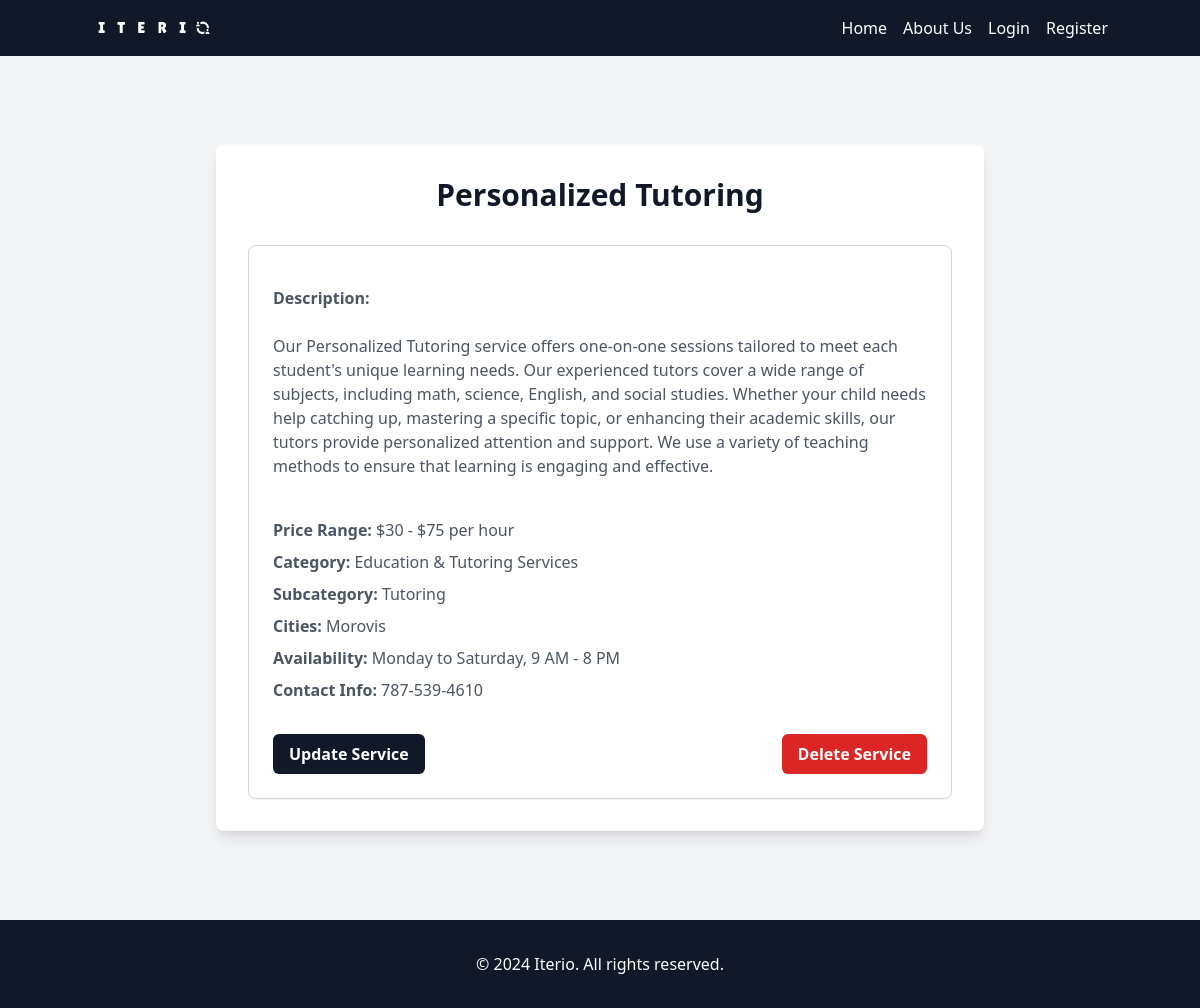
The page /service/48/ on the database its author committed.
### iterio_app/models.py (models this page shows, shortened)
class Service(models.Model):
    name = models.CharField(max_length=100)
    description = models.TextField()
    price_range = models.CharField(max_length=100, blank=True)
    category = models.ForeignKey(Category, on_delete=models.CASCADE, related_name='services', default=11)
    subcategory = models.ForeignKey(SubCategory, on_delete=models.CASCADE, related_name='services')
    cities = models.ManyToManyField(City, related_name='services')
    picture = models.ImageField(upload_to='service_pictures', blank=True, null=True)
    availability = models.TextField(blank=True)
    contact_info = models.TextField(blank=True)

class Category(models.Model):
    name = models.CharField(max_length=100)
    img_path = models.CharField(max_length=120, blank=True)
    details = models.CharField(max_length=120, blank=True)
    redirect = models.CharField(max_length=120, blank=True)
    class Meta:
        verbose_name_plural = 'Categories'

class SubCategory(models.Model):
    name = models.CharField(max_length=100)
    category = models.ForeignKey(Category, on_delete=models.CASCADE, related_name='subcategories')
    class Meta:
        verbose_name_plural = 'Sub-categories'

class City(models.Model):
    name = models.CharField(max_length=100, unique=True)

### iterio_app/views.py (the view)
# urls.py: path('service/<int:pk>/', views.service_detail, name='service_detail'),
def service_detail(request, pk):
    service = get_object_or_404(Service, pk=pk)
    return render(request, 'iterio_app/service_detail.html', {'service': service})

### iterio_app/templates/iterio_app/service_detail.html (shortened to what this page needs)
{% extends 'main.html' %}
{% load static %}
{% load static tailwind_tags %}
{% block content %}
<div class="bg-gray-100 min-h-screen flex items-center justify-center py-12">
    <div class="max-w-3xl w-full bg-white p-8 rounded-lg shadow-lg">
        <h1 class="text-3xl font-bold text-gray-900 mb-8 text-center">{{ service.name }}</h1>
        <div class="space-y-6">
            <div class="border border-gray-300 p-6 rounded-lg shadow-sm">
                <div class="mt-4">
                    <div class="text-gray-600"><strong>Description:</strong> {{ service.description|safe }}</div>
                    <p class="text-gray-600 mt-4"><strong>Price Range:</strong> {{ service.price_range }}</p>
                    <p class="text-gray-600 mt-2"><strong>Category:</strong> {{ service.category.name }}</p>
                    <p class="text-gray-600 mt-2"><strong>Subcategory:</strong> {{ service.subcategory.name }}</p>
                    <p class="text-gray-600 mt-2"><strong>Cities:</strong> {% for city in service.cities.all %}{{ city.name }}{% if not forloop.last %}, {% endif %}{% endfor %}</p>
                    <p class="text-gray-600 mt-2"><strong>Availability:</strong> {{ service.availability }}</p>
                    <p class="text-gray-600 mt-2"><strong>Contact Info:</strong> {{ service.contact_info }}</p>
                </div>
                <div class="mt-8 flex justify-between">
                    <a href="{% url 'update_service' service.id %}" class="py-2 px-4 bg-gray-900 text-white font-semibold rounded-md shadow-sm hover:bg-blue-800 focus:outline-none focus:ring-2 focus:ring-offset-2 focus:ring-blue-500">Update Service</a>
                    <a href="{% url 'delete_service' service.id %}" class="py-2 px-4 bg-red-600 text-white font-semibold rounded-md shadow-sm hover:bg-red-800 focus:outline-none focus:ring-2 focus:ring-offset-2 focus:ring-red-500">Delete Service</a>
                </div>
            </div>
        </div>
    </div>
</div>
{% endblock %}

### templates/main.html (style rules this page uses)
html, body { height: 100%; }
body { display: flex; flex-direction: column; }

### rows shown on the page
Service: name "Personalized Tutoring", description "Our Personalized Tutoring service offers one-on-one sessions tailored to meet each student's unique learning needs. Our experienced tutors cover a wide range of subjects, including math, science, English, and social studies. Whether your child needs help catching up, mastering a specific topic, or enhancing their academic skills, our tutors provide personalized attention and support. We use a variety of teaching methods to ensure that learning is engaging and effective.", price_range "$30 - $75 per hour", category.name "Education & Tutoring Services", subcategory.name "Tutoring", availability "Monday to Saturday, 9 AM - 8 PM", contact_info "787-539-4610"
City: name "Morovis"
